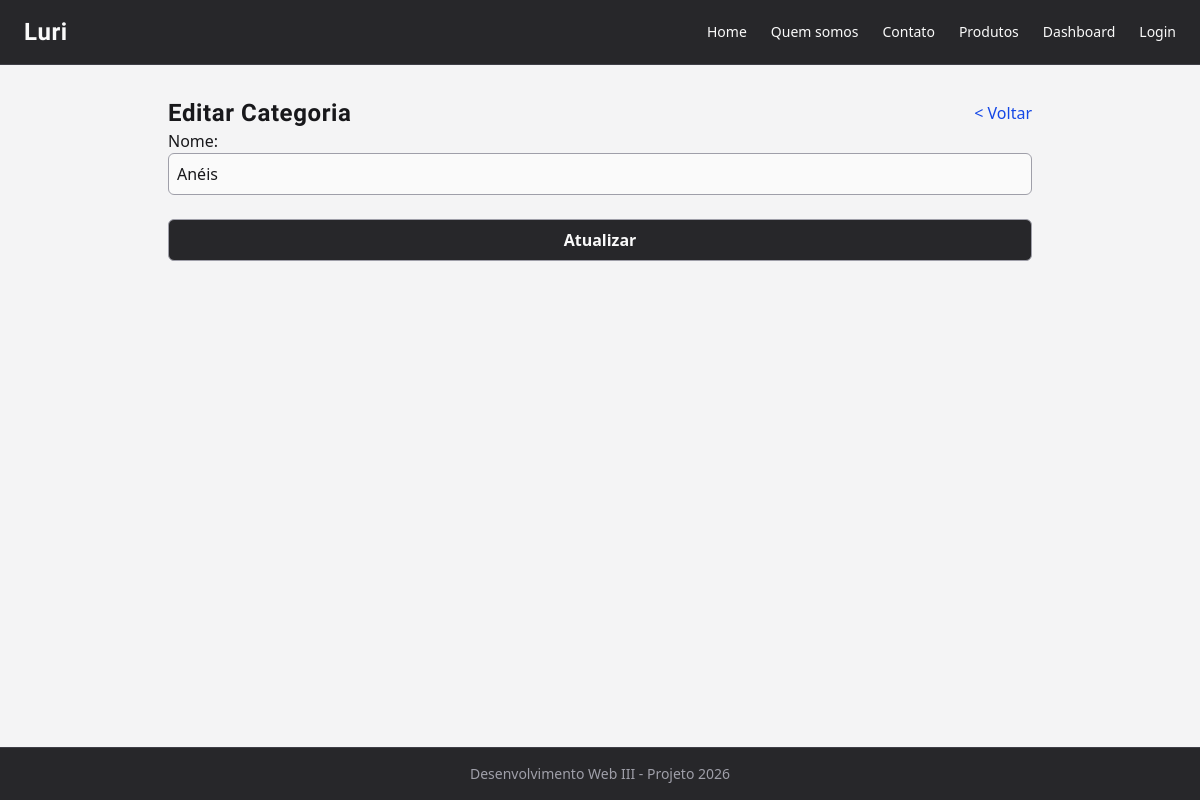
/edit-categoria/7, run on an earlier commit of the app's database.
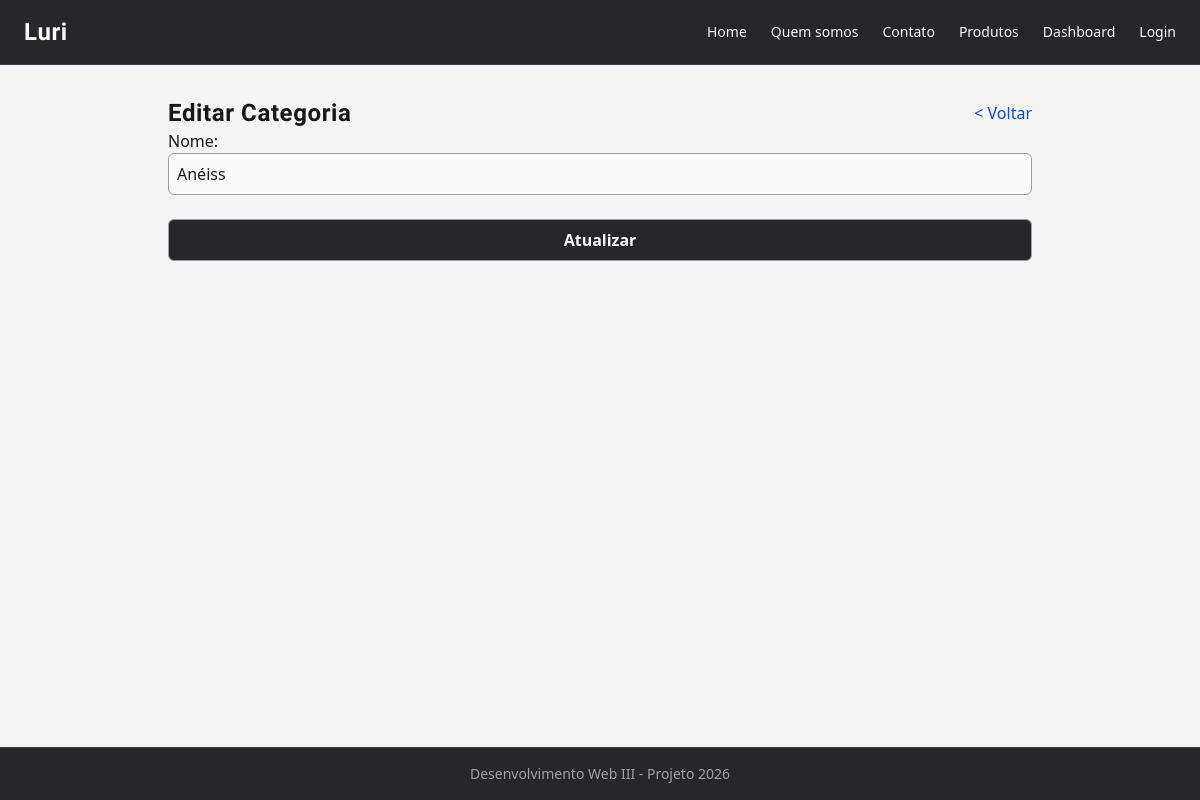
And on a later commit of the database.
### app/models.py (models this page shows, shortened)
class Categoria(models.Model):
    nome= models.CharField(max_length=100)

### app/views.py (the view)
# urls.py: path('edit-categoria/<int:id_cat>', views.editCategoria, name='editcategoria'),
def editCategoria(request, id_cat):
    _categoria = Categoria.objects.get(id=id_cat)
    formulario = FormCategoria(request.POST or None, instance=_categoria)
    if request.POST:
        if formulario.is_valid():
            formulario.save()
            return redirect('categoria')
    return render(request, 'categoria/edit-categoria.html', {'form': formulario})

### app/forms.py
class FormCategoria(forms.ModelForm):
    class Meta:
        model = Categoria
        fields = ['nome']
        widgets = {'nome': forms.TextInput(attrs={'placeholder': 'Digite o nome da nova categoria', 'required': True})}

### app/templates/categoria/edit-categoria.html (shortened to what this page needs)
{% extends 'template.html' %}
{% block conteudo %}
    <section class="section">
        <div class="change-container">
            <div class="change-title">
                <h1>Editar Categoria</h1>
                <a href="{% url 'categoria' %}">< Voltar</a>
            </div>
            <form action="" method="post" class="form">
                {{form}}
                <input type="submit" value="Atualizar" class="btn">
            </form>
        </div>
    </section>
{% endblock %}

What changed in the data, as far as the page shows it:
changed Categoria: nome "Anéis" → "Anéiss"
